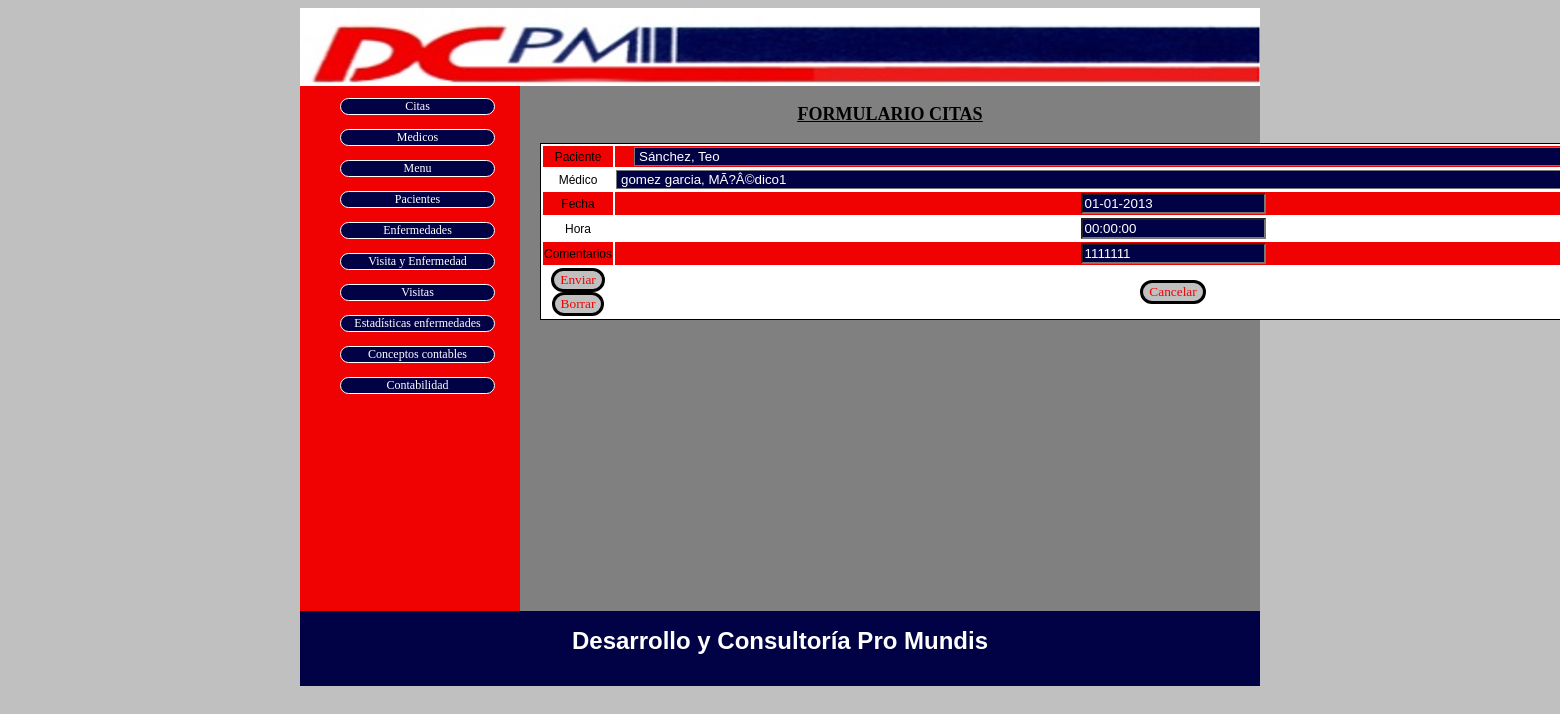
The page /index.php?cuerpo=form_citas.php&id=10 on the database its author committed.
### tables this page shows
CREATE TABLE IF NOT EXISTS `menu` (
  `id` bigint(20) NOT NULL AUTO_INCREMENT,
  `id_padre` bigint(20) DEFAULT NULL,
  `enlace` varchar(60) DEFAULT NULL,
  `texto` varchar(60) DEFAULT NULL,
  PRIMARY KEY (`id`)
);

CREATE TABLE IF NOT EXISTS `citas` (
  `id` bigint(20) NOT NULL AUTO_INCREMENT,
  `id_paciente` bigint(20) NOT NULL,
  `id_medico` bigint(20) NOT NULL,
  `fecha` date NOT NULL,
  `hora` time NOT NULL,
  `comentarios` varchar(140) DEFAULT NULL,
  `visitado` bit(1) DEFAULT b'0',
  PRIMARY KEY (`id`),
  KEY `fk_Citas_Pacientes` (`id_paciente`),
  KEY `fk_Citas_Medicos1` (`id_medico`)
);

### clase_bd.php (called while the page is built, shortened)
<?php
class bd
    {
    private $servidor, $bd, $usuario, $clave;
    public function __construct()
        {
        $this->servidor=SERVIDOR;
        $this->bd=BD;
        $this->usuario=USUARIO;
        $this->clave=PASSWORD;
        }
    public function buscar($objeto)
        {
        $props=get_object_vars($objeto);
        $select="select * from ".get_class($objeto). " where ";
        foreach($props as $indice=>$valor)
            {
            if(isset($valor))
                {
                $select.=$indice."='". $valor."' and ";
                }
            }
        $select=substr($select,0,strlen($select)-5);
        return $this->consultarArray($select);
        }
    public function consultar($consulta)
        {
        try
            {
            $link = mysql_connect($this->servidor,$this->usuario,$this->clave);
            $result = mysql_query($consulta, $link);
            return $result;
            }
        catch (Exception $e)
            {
            throw new Exception ("Error de base de datos.<br>".$e->getMessage());
            }
        }
    public function consultarArray($consulta)
        {
        $salida=null;
        $respuesta=$this->consultar($consulta);
        while ($fila = mysql_fetch_assoc($respuesta))
            {
            $salida[]=$fila;
            }
        return $salida;
        }
    }
?>

### cuerpo.php (called while the page is built)
<?php
if (isset($_GET["cuerpo"]))
    {
    $cuerpo=$_GET["cuerpo"];
    }
else
    {
    $cuerpo="rejilla_citas.php";
    }
include ($cuerpo);
?>

### clase_citas.php (called while the page is built, shortened)
<?php
 class citas
{
 public function cargar($arrayValores)
    {
     isset($arrayValores['id_paciente'])?$this->id_paciente=$arrayValores['id_paciente']:$this->id_paciente=null;
     isset($arrayValores['id_medico'])?$this->id_medico=$arrayValores['id_medico']:$this->id_medico=null;
     isset($arrayValores['fecha'])?$this->fecha=date("d-m-Y",strtotime($arrayValores['fecha'])):$this->fecha=null;
     isset($arrayValores['hora'])?$this->hora=$arrayValores['hora']:$this->hora=null;
     isset($arrayValores['comentarios'])?$this->comentarios=$arrayValores['comentarios']:$this->comentarios=null;
    }
}
?>

### utilidadesIU.php (the view, shortened to what this page needs)
<?php
class utilidadesIU {
     public function pinta_selection($datos,$nombre,$campoVisible,$seleccion=-1)
    {
        $salida= '<select size="1" name="'.$nombre.'">';
        while($row = mysql_fetch_array($datos))
        {
                if($seleccion==$row['id'])
                {
                    $selected=" selected ";
                }
                else
                {
                    $selected='';
                }
                $salida.='<option  '.$selected.'value="'.$row['id'].'">'.$row[$campoVisible].'</option>';
        }
        $salida.= "</select>";
        return $salida;
    }
}
?>

### menuPrincipal.php
<?php
include("clase_bd.php");
$bd=new bd();
$datos=$bd->consultar("select * from menu");
$salida="";
if ($datos)
    {
     $salida="<ul>";
     while($row = mysql_fetch_array($datos))
         {
         $salida.="<li><a href=\"".$row["enlace"]."\">".$row['texto']."</a></li><br/>";
         }
     $salida.="</ul>";
    }
echo $salida;
?>

### form_citas.php (shortened to what this page needs)
<?php
include ("clase_citas.php");
include ("utilidadesIU.php");
include_once ("clase_bd.php");
$bd=new bd();
$util=new utilidadesIU();
$citas=new citas();
if(isset($_GET["id"]))
    {
    $citas->id=($_GET["id"]);
    $arrayEntidad=$bd->buscar($citas);
    if($arrayEntidad)
        {
	$citas->cargar($arrayEntidad[0]);
        }
    }
?>
<h3><u>FORMULARIO CITAS</u><br></h3>
<form name="form_citas" method="get" action="procesar_citas.php">
    <table>
        <tr>
            <td>Paciente</td>
            <td>
                <?php
                $datosLista=$bd->consultar("select concat(pacientes.apellidos,',  ',pacientes.nombre) AS Paciente,id from pacientes");
                echo $util->pinta_selection($datosLista,"id_paciente","Paciente",$citas->id_paciente);
                ?>
            </td>
        </tr>
        <tr>
            <td>Médico</td>
            <td>
               <?php
               $datosLista=$bd->consultar("select concat(medicos.apellidos,',  ',medicos.nombre) AS Medico,id from medicos");
               echo $util->pinta_selection($datosLista,"id_medico","Medico",$citas->id_medico);
               ?>
            </td>
        </tr>
        <tr>
            <td>Fecha</td>
            <td>
            <input type="text" name="fecha" id="fecha" value="<?php echo  $citas->fecha; ?>"/>
            </td>
        </tr>
        <tr>
            <td>Hora</td>
            <td>
            <input type="text" name="hora" id="hora" value="<?php echo  $citas->hora; ?>"/>
            </td>
        </tr>
        <tr>
            <td>Comentarios</td>
            <td>
            <input type="text" name="comentarios" id="comentarios" value="<?php echo  $citas->comentarios; ?>"/>
            </td>
        </tr>
        <tr>
            <td><input class="boton" type="submit" name="Enviar" value="Enviar"/><?php if(isset ($_GET["id"]) )
                { echo '<input class="boton" type="submit" name="Borrar" value="Borrar"/>';} ?></td>
            <td><input class="boton" type="submit" name="Cancelar" value="Cancelar"/></td>
        </tr>
    </table>
</form>

### css/960.css (style rules this page uses)
body { min-width: 960px; }

### estilos.css (style rules this page uses)
body { color:#FFFFFF; background-color:silver; font-family: helvetica,Arial,sans-serif; font-size: 12px; text-align: justify; }
li { list-style:none; border:1px solid white; text-align: center; background-color:#010245; border-radius: 50px; margin-right: 25px; }
li a { text-decoration: none; color:#FFFFFF; }
h3 { text-align: center; font-family:fantasy; font-size: 18px; color:black; text-decoration: underline; }
table { margin: auto; width: 90%; border:1px black solid; background-color:#FFFFFF; color:black; }
tr:nth-child(2n+1) { background-color:#F00202; color:black; }
a { text-align: center; font-family:fantasy; color:black; }
form { text-align: center; }
input,select { background-color:#010245; color:#FFFFFF; }
.boton { background-color:silver; font-family:fantasy; color:#F00202; border-radius:50px; border:solid black; }

### rows shown on the page
menu: texto "Citas"
menu: texto "Medicos"
menu: texto "Menu"
menu: texto "Pacientes"
menu: texto "Enfermedades"
menu: texto "Visita y Enfermedad"
menu: texto "Visitas"
menu: texto "Estadísticas enfermedades"
menu: texto "Conceptos contables"
menu: texto "Contabilidad"
citas: fecha "01-01-2013", hora "00:00:00", comentarios "1111111"

### other values the page prints
form field id_paciente "Sánchez, Teo"
form field id_medico "gomez garcia, MÃ?Â©dico1"
